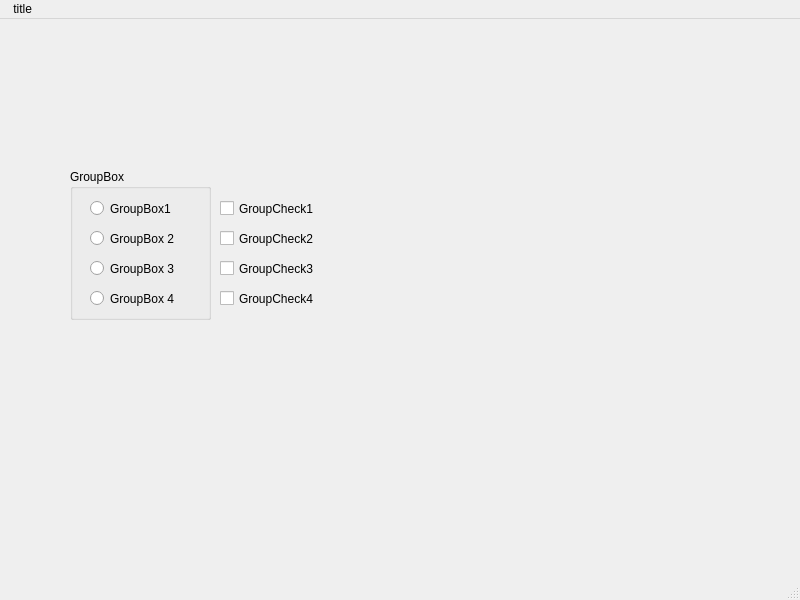
<?xml version="1.0" encoding="UTF-8"?>
<ui version="4.0">
 <class>MainWindow</class>
 <widget class="QMainWindow" name="MainWindow">
  <property name="geometry">
   <rect>
    <x>0</x>
    <y>0</y>
    <width>800</width>
    <height>600</height>
   </rect>
  </property>
  <property name="windowTitle">
   <string>MainWindow</string>
  </property>
  <widget class="QWidget" name="centralwidget">
   <widget class="QGroupBox" name="groupBox">
    <property name="geometry">
     <rect>
      <x>70</x>
      <y>150</y>
      <width>141</width>
      <height>151</height>
     </rect>
    </property>
    <property name="title">
     <string>GroupBox</string>
    </property>
    <widget class="QRadioButton" name="radioButton">
     <property name="geometry">
      <rect>
       <x>20</x>
       <y>30</y>
       <width>108</width>
       <height>19</height>
      </rect>
     </property>
     <property name="text">
      <string>GroupBox1</string>
     </property>
    </widget>
    <widget class="QRadioButton" name="radioButton_2">
     <property name="geometry">
      <rect>
       <x>20</x>
       <y>60</y>
       <width>108</width>
       <height>19</height>
      </rect>
     </property>
     <property name="text">
      <string>GroupBox 2</string>
     </property>
    </widget>
    <widget class="QRadioButton" name="radioButton_3">
     <property name="geometry">
      <rect>
       <x>20</x>
       <y>90</y>
       <width>108</width>
       <height>19</height>
      </rect>
     </property>
     <property name="text">
      <string>GroupBox 3</string>
     </property>
    </widget>
    <widget class="QRadioButton" name="radioButton_4">
     <property name="geometry">
      <rect>
       <x>20</x>
       <y>120</y>
       <width>108</width>
       <height>19</height>
      </rect>
     </property>
     <property name="text">
      <string>GroupBox 4</string>
     </property>
    </widget>
   </widget>
   <widget class="QCheckBox" name="checkBox_1">
    <property name="geometry">
     <rect>
      <x>220</x>
      <y>180</y>
      <width>141</width>
      <height>19</height>
     </rect>
    </property>
    <property name="text">
     <string>GroupCheck1</string>
    </property>
   </widget>
   <widget class="QCheckBox" name="checkBox_2">
    <property name="geometry">
     <rect>
      <x>220</x>
      <y>210</y>
      <width>131</width>
      <height>19</height>
     </rect>
    </property>
    <property name="text">
     <string>GroupCheck2</string>
    </property>
   </widget>
   <widget class="QCheckBox" name="checkBox_3">
    <property name="geometry">
     <rect>
      <x>220</x>
      <y>240</y>
      <width>131</width>
      <height>19</height>
     </rect>
    </property>
    <property name="text">
     <string>GroupCheck3</string>
    </property>
   </widget>
   <widget class="QCheckBox" name="checkBox_4">
    <property name="geometry">
     <rect>
      <x>220</x>
      <y>270</y>
      <width>121</width>
      <height>19</height>
     </rect>
    </property>
    <property name="text">
     <string>GroupCheck4</string>
    </property>
   </widget>
  </widget>
  <widget class="QMenuBar" name="menubar">
   <property name="geometry">
    <rect>
     <x>0</x>
     <y>0</y>
     <width>800</width>
     <height>26</height>
    </rect>
   </property>
   <widget class="QMenu" name="menu_title">
    <property name="title">
     <string> title</string>
    </property>
   </widget>
   <addaction name="menu_title"/>
  </widget>
  <widget class="QStatusBar" name="statusbar"/>
 </widget>
 <resources/>
 <connections/>
</ui>
